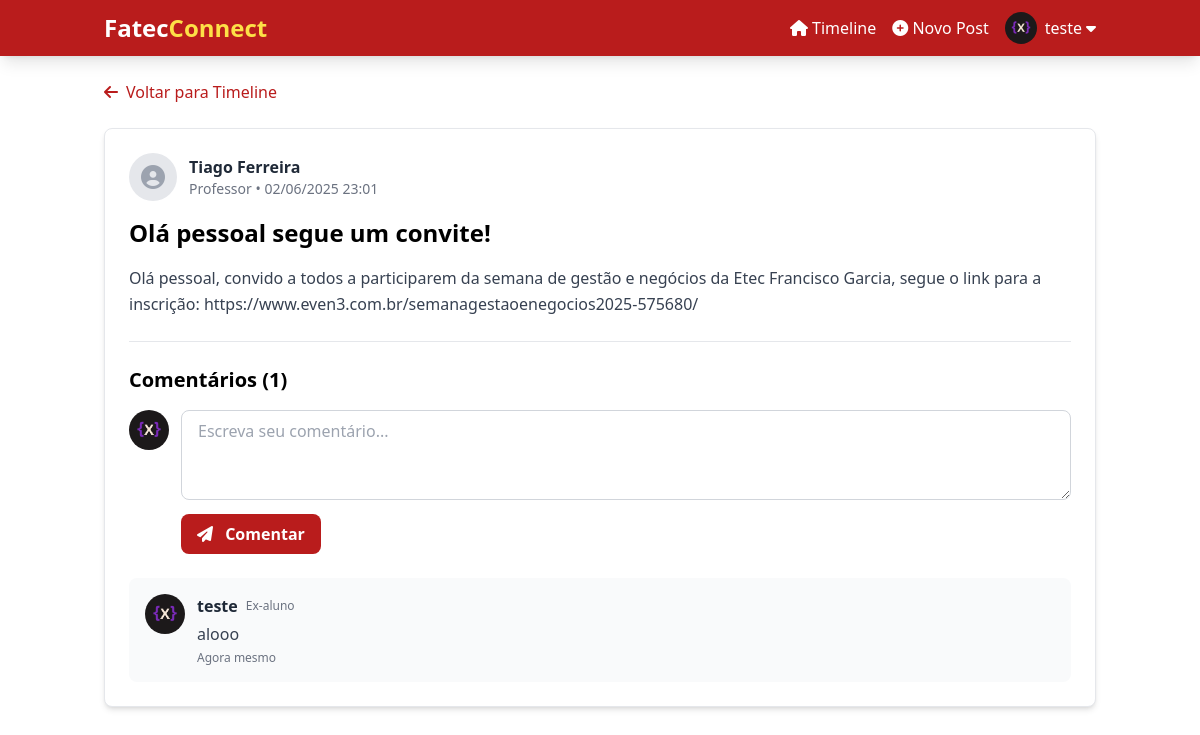
/pages/post.php?id=24 (signed in), run on the app's committed database.
### tables this page shows
CREATE TABLE posts (
    id INTEGER PRIMARY KEY AUTOINCREMENT,
    user_id INTEGER NOT NULL,
    title TEXT NOT NULL,
    content TEXT NOT NULL,
    created_at DATETIME DEFAULT CURRENT_TIMESTAMP,
    updated_at DATETIME DEFAULT NULL,
    FOREIGN KEY (user_id) REFERENCES users(id) ON DELETE CASCADE
);

CREATE TABLE users (
    id INTEGER PRIMARY KEY AUTOINCREMENT,
    name TEXT NOT NULL,
    email TEXT NOT NULL UNIQUE,
    password TEXT NOT NULL,
    user_type INTEGER NOT NULL,
    profile_picture TEXT DEFAULT NULL,
    bio TEXT,
    registration_date DATETIME DEFAULT CURRENT_TIMESTAMP,
    last_login DATETIME DEFAULT NULL
);

CREATE TABLE comments (
    id INTEGER PRIMARY KEY AUTOINCREMENT,
    post_id INTEGER NOT NULL,
    user_id INTEGER NOT NULL,
    content TEXT NOT NULL,
    created_at DATETIME DEFAULT CURRENT_TIMESTAMP,
    FOREIGN KEY (post_id) REFERENCES posts(id) ON DELETE CASCADE,
    FOREIGN KEY (user_id) REFERENCES users(id) ON DELETE CASCADE
);

### componentes/post.php (called while the page is built, shortened)
<?php
require_once 'db.php';
function getPostById($postId) {
    $sql = "SELECT p.*, u.name as author_name, u.user_type, u.profile_picture
            FROM posts p
            JOIN users u ON p.user_id = u.id
            WHERE p.id = ?";
    return fetchOne($sql, [$postId]);
}

### componentes/db.php (called while the page is built, shortened)
<?php
function getConnection() {
    $conn = new SQLite3(SQLITE_PATH);
    $conn->exec('PRAGMA foreign_keys = ON;');
    return $conn;
}
function query($sql, $params = []) {
    $conn = getConnection();
    $stmt = $conn->prepare($sql);
    foreach ($params as $key => $param) {
        $type = SQLITE3_TEXT;
        if (is_int($param)) $type = SQLITE3_INTEGER;
        elseif (is_float($param)) $type = SQLITE3_FLOAT;
        $stmt->bindValue($key + 1, $param, $type);
    }
    $result = $stmt->execute();
    $rows = [];
    while ($row = $result->fetchArray(SQLITE3_ASSOC)) {
        $rows[] = $row;
    }
    return $rows;
}
function fetchOne($sql, $params = []) {
    $result = query($sql, $params);
    return $result[0] ?? null;
}
function fetchAll($sql, $params = []) {
    return query($sql, $params);
}
?>

### componentes/usuario.php (called while the page is built, shortened)
<?php
require_once 'db.php';
function getUserTypeLabel($userType) {
    switch ($userType) {
        case USER_ALUMNI:
            return "Ex-aluno";
        case USER_PROFESSOR:
            return "Professor";
    }
}

### componentes/functions.php (called while the page is built, shortened)
<?php
require_once 'db.php';
function formatDate($date) {
    $timestamp = strtotime($date);
    $now = time();
    $diff = $now - $timestamp;
    if ($diff < 60) {
        return "Agora mesmo";
    } elseif ($diff < 3600) {
        $minutes = floor($diff / 60);
        return $minutes . ($minutes > 1 ? " minutos atrás" : " minuto atrás");
    } elseif ($diff < 86400) {
        $hours = floor($diff / 3600);
        return $hours . ($hours > 1 ? " horas atrás" : " hora atrás");
    } elseif ($diff < 604800) {
        $days = floor($diff / 86400);
        return $days . ($days > 1 ? " dias atrás" : " dia atrás");
    } else {
        return date('d/m/Y H:i', $timestamp);
    }
}

### componentes/comentario.php (called while the page is built, shortened)
<?php
require_once 'db.php';
function getCommentsByPostId($postId) {
    $sql = "SELECT c.*, u.name as author_name, u.user_type, u.profile_picture
            FROM comments c
            JOIN users u ON c.user_id = u.id
            WHERE c.post_id = ?
            ORDER BY c.created_at ASC";
    return fetchAll($sql, [$postId]);
}

### pages/post.php (the view, shortened to what this page needs)
<?php
$postId = (int)$_GET['id'];
$post = getPostById($postId);
$comments = getCommentsByPostId($postId);
include '../includes/header.php';
?>
<div class="mb-6">
    <a href="<?= SITE_URL ?>pages/timeline.php" class="text-red-700 hover:text-red-800 flex items-center">
        <i class="fas fa-arrow-left mr-2"></i> Voltar para Timeline
    </a>
</div>
<div class="bg-white rounded-lg shadow-md p-6 border border-gray-200 mb-6">
    <div class="flex items-center mb-4">
        <?php if ($post['profile_picture']): ?>
            <img src="<?= SITE_URL . 'assets/images/' . $post['profile_picture'] ?>" alt="Perfil" class="w-12 h-12 rounded-full mr-3">
        <?php else: ?>
            <div class="w-12 h-12 rounded-full bg-gray-200 flex items-center justify-center mr-3">
                <i class="fas fa-user-circle text-gray-400 text-2xl"></i>
            </div>
        <?php endif; ?>
        <div>
            <h3 class="font-bold text-gray-800"><?= htmlspecialchars($post['author_name']) ?></h3>
            <p class="text-sm text-gray-500">
                <?= getUserTypeLabel($post['user_type']) ?> •
                <?= formatDate($post['created_at']) ?>
            </p>
        </div>
    </div>
    <h1 class="text-2xl font-bold mb-4"><?= htmlspecialchars($post['title']) ?></h1>
    <div class="prose prose-lg max-w-none text-gray-700 leading-relaxed mb-6">
        <?= $post['content']  ?>
    </div>
    <hr class="border-gray-200 my-6">
    <div>
        <h2 class="text-xl font-bold mb-4">
            Comentários (<?= count($comments) ?>)
        </h2>
        <form action="<?= SITE_URL ?>pages/post.php?id=<?= $postId ?>" method="POST" class="mb-6">
            <div class="flex">
                <?php if ($_SESSION['profile_picture']): ?>
                    <img src="<?= SITE_URL . 'assets/images/' . $_SESSION['profile_picture'] ?>" alt="Perfil" class="w-10 h-10 rounded-full mr-3">
                <?php else: ?>
                    <div class="w-10 h-10 rounded-full bg-gray-200 flex items-center justify-center mr-3">
                        <i class="fas fa-user-circle text-gray-400 text-xl"></i>
                    </div>
                <?php endif; ?>
                <div class="flex-1">
                    <textarea
                        name="comment"
                        rows="3"
                        class="w-full px-4 py-2 border border-gray-300 rounded-lg focus:outline-none focus:ring-2 focus:ring-red-500"
                        placeholder="Escreva seu comentário..."
                        required
                    ></textarea>
                    <button
                        type="submit"
                        class="mt-2 bg-red-700 hover:bg-red-800 text-white font-semibold py-2 px-4 rounded-lg transition duration-300">
                        <i class="fas fa-paper-plane mr-2"></i> Comentar
                    </button>
                </div>
            </div>
        </form>
        <?php if (empty($comments)): ?>
            <div class="bg-gray-50 rounded-lg p-6 text-center">
                <p class="text-gray-500">Nenhum comentário ainda. Seja o primeiro a comentar!</p>
            </div>
        <?php else: ?>
            <div class="space-y-6">
                <?php foreach ($comments as $comment): ?>
                    <div class="flex bg-gray-50 rounded-lg p-4">
                        <?php if ($comment['profile_picture']): ?>
                            <img src="<?= SITE_URL . 'assets/images/' . $comment['profile_picture'] ?>" alt="Perfil" class="w-10 h-10 rounded-full mr-3">
                        <?php else: ?>
                            <div class="w-10 h-10 rounded-full bg-gray-200 flex items-center justify-center mr-3">
                                <i class="fas fa-user-circle text-gray-400 text-xl"></i>
                            </div>
                        <?php endif; ?>
                        <div class="flex-1">
                            <div class="flex items-center mb-1">
                                <h4 class="font-bold text-gray-800 mr-2"><?= htmlspecialchars($comment['author_name']) ?></h4>
                                <span class="text-xs text-gray-500"><?= getUserTypeLabel($comment['user_type']) ?></span>
                            </div>
                            <p class="text-gray-700 mb-1"><?= nl2br(htmlspecialchars($comment['content'])) ?></p>
                            <p class="text-xs text-gray-500"><?= formatDate($comment['created_at']) ?></p>
                        </div>
                    </div>
                <?php endforeach; ?>
            </div>
        <?php endif; ?>
    </div>
</div>
<?php include '../includes/footer.php'; ?>

### includes/header.php (style rules this page uses)
.prose { max-width: none !important; }
.prose p { margin-top: 1em; margin-bottom: 1em; }

### data on the page
posts: user.name "Tiago Ferreira", user.user_type "Professor", created_at "02/06/2025 23:01", title "Olá pessoal segue um convite!", content "Olá pessoal, convido a todos a participarem da semana de gestão e negócios da Etec Francisco Garcia, segue o link para a inscrição: https://www.even3.com.br/semanagestaoenegocios2025-575680/"
comments: user.profile_picture (picture), user.name "teste", user.user_type "Ex-aluno", content "alooo", created_at "Agora mesmo"

### other printed values
$_SESSION['user_name'] "teste"
count($comments) "1"
